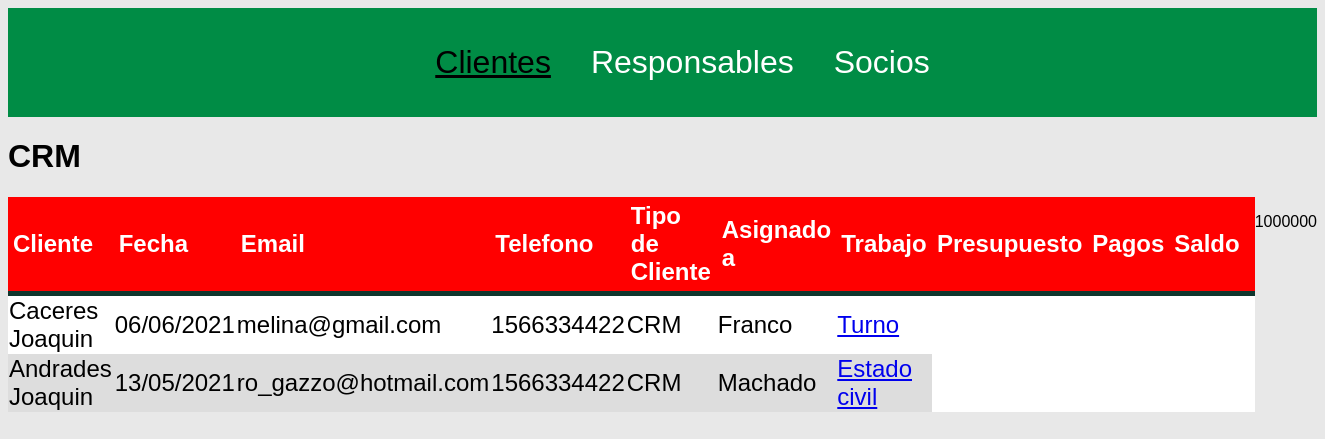
/CRM.php, run on the app's committed database.
### tables this page shows
CREATE TABLE `clientes` (
  `id_cliente` int(11) NOT NULL,
  `apellido` varchar(30) NOT NULL,
  `nombre` varchar(40) NOT NULL,
  `fecha` varchar(10) NOT NULL,
  `email` varchar(40) NOT NULL,
  `telefono` int(16) NOT NULL,
  `tipo_de_cliente` varchar(40) NOT NULL,
  `carpeta` varchar(40) NOT NULL,
  `tipo_trabajo` varchar(150) NOT NULL,
  `estado` varchar(20) NOT NULL
);

### CRM.php (the view, shortened to what this page needs)
<?php
    include("database.php");
    $clientes= "SELECT * FROM clientes WHERE tipo_de_cliente = 'CRM' AND estado='Activo' ORDER BY fecha";
?>
<!DOCTYPE html>
<html lang="en">
<head>
    <link rel="stylesheet" href="estilos.css">
    <link rel="stylesheet" href="fontawesome/css/all.css">
</head>
<body>
<nav class="menu">
    <ul>
        <li> <a href="#" class="boton_desplegar_clientes" style="text-decoration: underline; color:black;">Clientes</a>
        </li>
        <li><a href="#">Responsables</a></li>
        <li><a href="#">Socios</a> </li>
    </ul>
</nav>
<h1>CRM</h1>
 <div id="main-container">
 <table>
        <thead>
            <tr style="font-size: 1.5rem;">
                <th>Cliente</th><th>Fecha</th><th>Email</th><th>Telefono</th><th>Tipo de Cliente</th><th>Asignado a</th><th>Trabajo</th><th>Presupuesto</th><th>Pagos</th><th>Saldo</th><th></th>
            </tr>
        </thead>
<?php
    $resultado = mysqli_query($conexion,$clientes);
    $total_pagos_CRM=0;
    $total_saldo_CRM=0;
    while($row=mysqli_fetch_assoc($resultado)){
?>
        <tr style="font-size: 1.5rem;">
            <td><?php echo $row["apellido"]," ", $row["nombre"]; ?></td>
            <td><?php echo $row["fecha"]; ?></td>
            <td><?php echo $row["email"]; ?></td>
            <td><?php echo $row["telefono"]; ?></td>
            <td><?php echo $row["tipo_de_cliente"]; ?></td>
            <td><?php echo $row["carpeta"]; ?></td>
            <td><?php if($row["tipo_trabajo"] == "Carpeta" || $row["tipo_trabajo"] == "Estado civil"){ ?>
            <a href="arbol.php?id=<?php echo $row["id_cliente"];?>"><?php echo $row["tipo_trabajo"]; ?></a>
            <?php }else{ ?>
                <a href="notas.php?id=<?php echo $row["id_cliente"];?>"><?php echo $row["tipo_trabajo"]; ?></a>
                <?php } ?>
            </td>
<?php
    $idCliente= $row["id_cliente"];
    $cuentas_pagos = "SELECT * FROM cuentas WHERE  id_cliente = '$idCliente' " ;
    $resultado_cuentas_pagos = mysqli_query($conexion,$cuentas_pagos);
    while($rowPagos=mysqli_fetch_assoc($resultado_cuentas_pagos)){
        $total_pagos_CRM = $total_pagos_CRM + $rowPagos["pagos"];
    }
    $cuentas = "SELECT * FROM cuentas WHERE  id_cliente = '$idCliente' AND id_cuentas= (SELECT MAX(id_cuentas) FROM cuentas ) " ;
    $resultado_cuentas = mysqli_query($conexion,$cuentas);
    while($rowCuentas=mysqli_fetch_assoc($resultado_cuentas)){
        $total_saldo_CRM = $total_saldo_CRM + $rowCuentas["saldo"];
 }}?>
    </table>
    <p><?php echo $total_pagos_CRM;?></p>
    <p><?php echo $total_saldo_CRM;?></p>
 </div>
</body>
</html>

### estilos.css (style rules this page uses)
body { font-family: arial, helvetica; background: #e8e8e8; }
.menu { list-style: none; padding: 0; background: rgb(0, 140, 69); text-align: center; margin: auto; }
.menu li a { text-decoration: none; color: white; padding: 20px; display: block; font-size: 2rem; position: relative; }
.boton_desplegar_clientes { text-decoration: none; color: white; padding: 20px; display: block; font-size: 2rem; background: none; border: none; }
.menu ul { list-style: none; text-decoration: none; display: inline-flex; }
#main-container { margin: auto; font-size: 1rem; display: flex; }
table { background-color: white; border-collapse: collapse; width: 100%; }
th { padding: 5px; text-align: left; }
thead { background-color: red; border-bottom: solid 5px #0F362D; color: white; }
tr:nth-child(even) { background-color: #ddd; }
td { text-align: left; }

### data on the page
clientes: apellido "Caceres", nombre "Joaquin", fecha "06/06/2021", email "melina@gmail.com", telefono "1566334422", tipo_de_cliente "CRM", carpeta "Franco", tipo_trabajo "Turno"
clientes: apellido "Andrades", nombre "Joaquin", fecha "13/05/2021", email "ro_gazzo@hotmail.com", telefono "1566334422", tipo_de_cliente "CRM", carpeta "Machado", tipo_trabajo "Estado civil"

### other printed values
$total_pagos_CRM "100000"
$total_saldo_CRM "0"
